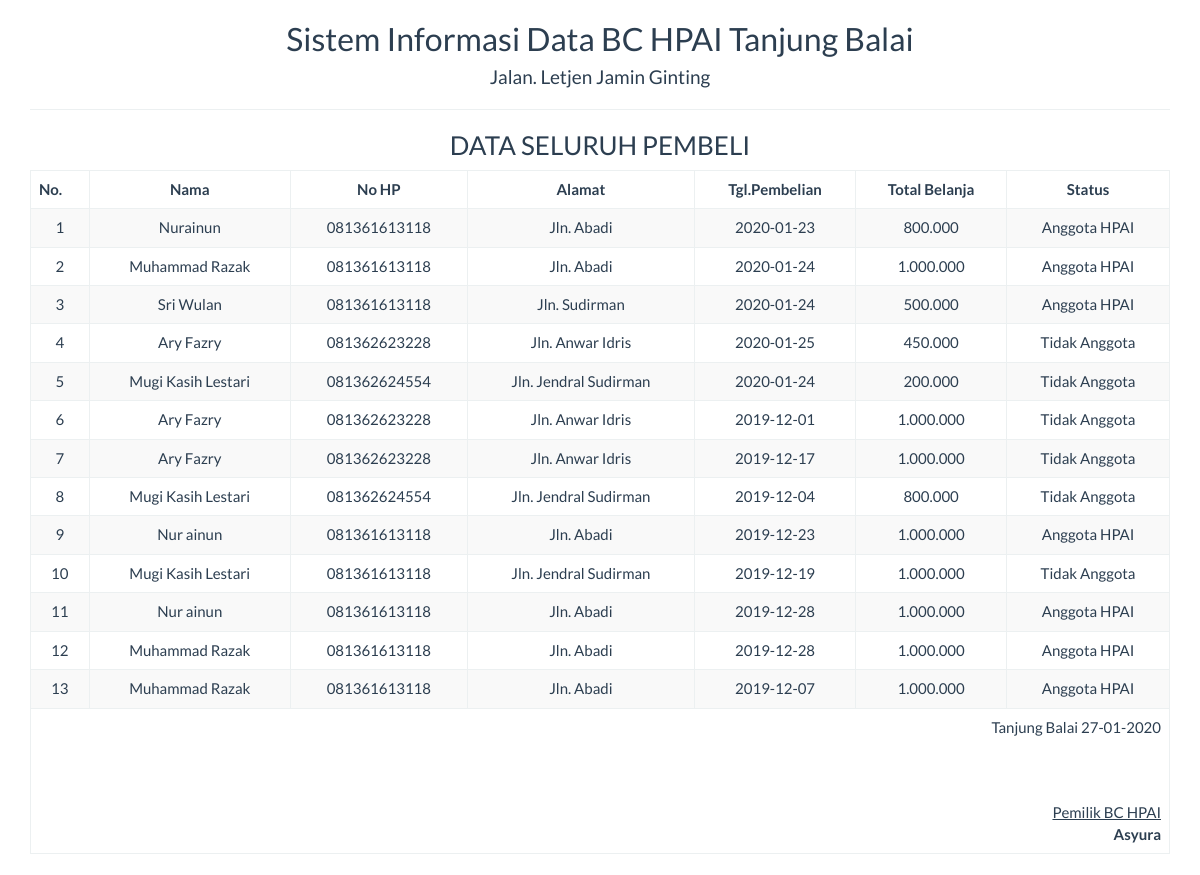
The page /report/pembeli_semua.php on the database its author committed.
### tables this page shows
CREATE TABLE IF NOT EXISTS `tbl_pembeli` (
  `id_pembeli` int(11) NOT NULL,
  `nama` varchar(50) DEFAULT NULL,
  `no_hp` varchar(12) DEFAULT NULL,
  `alamat` varchar(50) DEFAULT NULL,
  `tgl_pembelian` date DEFAULT NULL,
  `total_belanja` varchar(20) DEFAULT NULL,
  `status` varchar(50) DEFAULT NULL
);

### report/pembeli_semua.php (the view, shortened to what this page needs)
<!DOCTYPE html>
<html>
    <head>
        <link href="../Assets/css/bootstrap.min.css" rel="stylesheet" type="text/css"/>
    </head>
    <body onload="print()">
        <?php
        include '../config/koneksi.php';
        ?>
        <div class="container">
            <div class='row'>
                <div class="col-sm-12">
                    <div class="text-center">
                         <h2>Sistem Informasi Data BC HPAI Tanjung Balai </h2>
                        <h4>Jalan. Letjen Jamin Ginting</h4>
                        <hr>
                        <h3>DATA SELURUH PEMBELI</h3>
                        <table class="table table-bordered table-striped table-hover">
                        <tbody>
                                <thead>
                                <tr>
                                    <th>No.</th><th><center>Nama</center></th><th><center>No HP</center></th><th><center>Alamat</center></th><th><center>Tgl.Pembelian</center></th><th><center>Total Belanja</center></th><th><center>Status</center></th>
                                </tr>
                                </thead>
                            <tbody>
                            <?php
                            $sql = "SELECT * FROM tbl_pembeli";
                            $query = mysqli_query($koneksi, $sql) or die("SQL Anda Salah");
                            $nomor = 0;
                            while ($data = mysqli_fetch_array($query)) {
                                $nomor++;
                                ?>
                                <tr>
                                    <td><?= $nomor ?></td>
                                    <td><?= $data['nama'] ?></td>
                                    <td><?= $data['no_hp'] ?></td>
                                    <td><?= $data['alamat'] ?></td>
                                    <td><?= $data['tgl_pembelian'] ?></td>
                                    <td><?= $data['total_belanja'] ?></td>
                                    <td><?= $data['status'] ?></td>
                                </tr>
                            <?php } ?>
                            </tbody>
                        </tbody>
                            <tfoot>
                                <tr>
                                    <td colspan="8" class="text-right">
                                        Tanjung Balai  <?= date("d-m-Y") ?>
                                        <br><br><br><br>
                                         <u>Pemilik BC HPAI<strong></u><br>
                                        Asyura
                                    </td>
                                </tr>
                            </tfoot>
                        </table>
                    </div>
                </div>
            </div>
    </body>
</html>

### rows shown on the page
tbl_pembeli: nama "Nurainun", no_hp "081361613118", alamat "Jln. Abadi", tgl_pembelian "2020-01-23", total_belanja "800.000", status "Anggota HPAI"
tbl_pembeli: nama "Muhammad Razak", no_hp "081361613118", alamat "Jln. Abadi", tgl_pembelian "2020-01-24", total_belanja "1.000.000", status "Anggota HPAI"
tbl_pembeli: nama "Sri Wulan", no_hp "081361613118", alamat "Jln. Sudirman", tgl_pembelian "2020-01-24", total_belanja "500.000", status "Anggota HPAI"
tbl_pembeli: nama "Ary Fazry", no_hp "081362623228", alamat "Jln. Anwar Idris", tgl_pembelian "2020-01-25", total_belanja "450.000", status "Tidak Anggota"
tbl_pembeli: nama "Mugi Kasih Lestari", no_hp "081362624554", alamat "Jln. Jendral Sudirman", tgl_pembelian "2020-01-24", total_belanja "200.000", status "Tidak Anggota"
tbl_pembeli: nama "Ary Fazry", no_hp "081362623228", alamat "Jln. Anwar Idris", tgl_pembelian "2019-12-01", total_belanja "1.000.000", status "Tidak Anggota"
tbl_pembeli: nama "Ary Fazry", no_hp "081362623228", alamat "Jln. Anwar Idris", tgl_pembelian "2019-12-17", total_belanja "1.000.000", status "Tidak Anggota"
tbl_pembeli: nama "Mugi Kasih Lestari", no_hp "081362624554", alamat "Jln. Jendral Sudirman", tgl_pembelian "2019-12-04", total_belanja "800.000", status "Tidak Anggota"
tbl_pembeli: nama "Nur ainun", no_hp "081361613118", alamat "Jln. Abadi", tgl_pembelian "2019-12-23", total_belanja "1.000.000", status "Anggota HPAI"
tbl_pembeli: nama "Mugi Kasih Lestari", no_hp "081361613118", alamat "Jln. Jendral Sudirman", tgl_pembelian "2019-12-19", total_belanja "1.000.000", status "Tidak Anggota"
tbl_pembeli: nama "Nur ainun", no_hp "081361613118", alamat "Jln. Abadi", tgl_pembelian "2019-12-28", total_belanja "1.000.000", status "Anggota HPAI"
tbl_pembeli: nama "Muhammad Razak", no_hp "081361613118", alamat "Jln. Abadi", tgl_pembelian "2019-12-28", total_belanja "1.000.000", status "Anggota HPAI"
tbl_pembeli: nama "Muhammad Razak", no_hp "081361613118", alamat "Jln. Abadi", tgl_pembelian "2019-12-07", total_belanja "1.000.000", status "Anggota HPAI"
